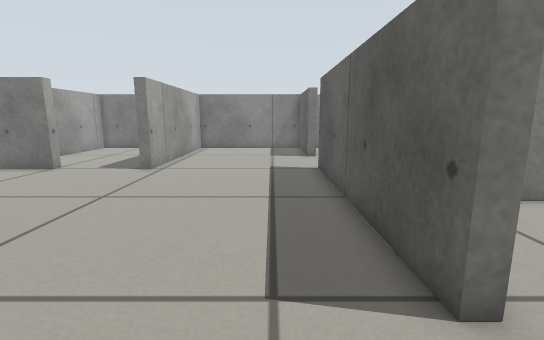
[1] (above)

18 first-person views from a walk through a world built for the Gazebo simulator. The camera is 0.46 m above the floor, tilts 10° down and sees 85° across. The floor is counted in squares, 0.2 m on a side. Each view is taken from the middle of a square. On the plan, view 1 faces up. The plan holds only what a view shows up to about 18 squares ahead; the rest is blank. Robots are left out. Simple patterns stand in for the simulator's built-in surfaces.

[2]
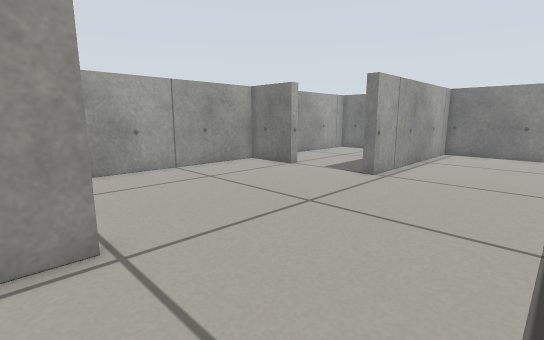

[3]
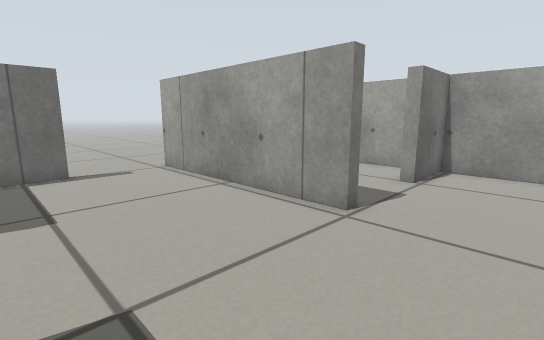

[4]
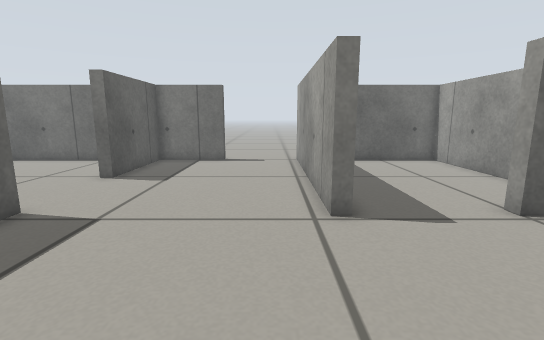

[5]
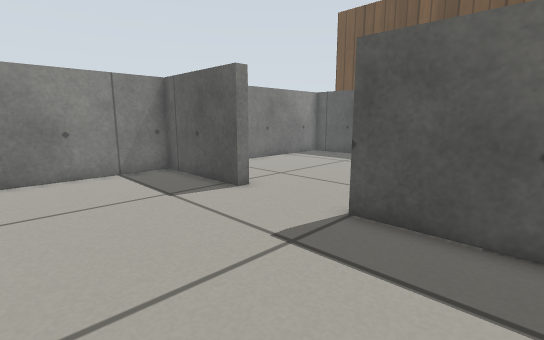

[6]
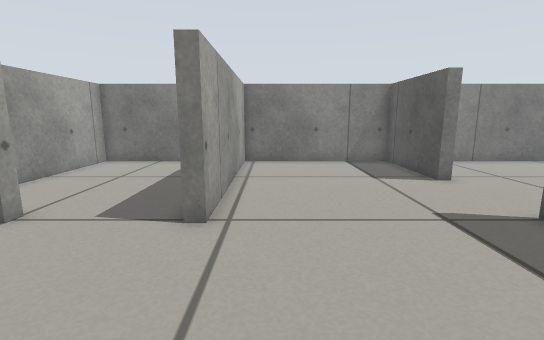

[7]
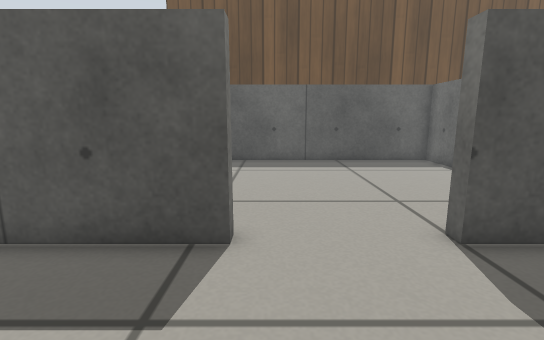

[8]
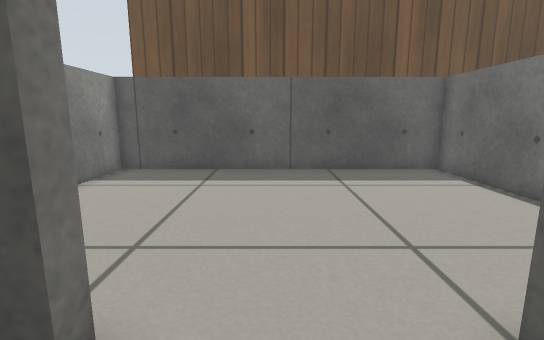

[9]
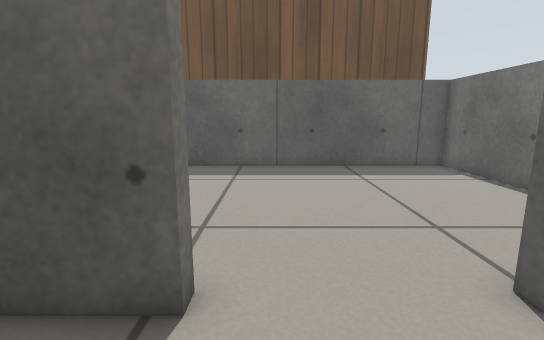

[10]
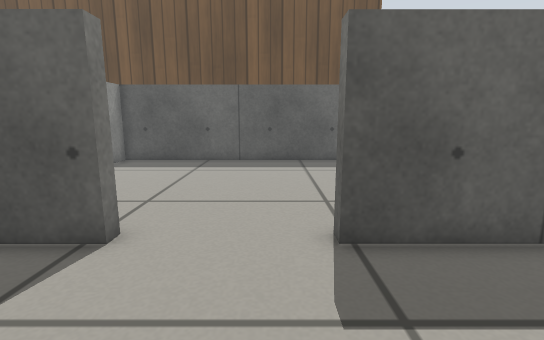

[11]
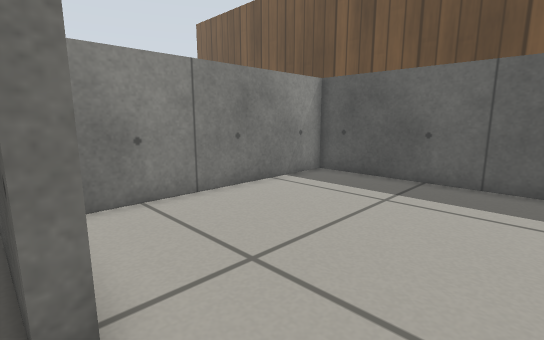

[12]
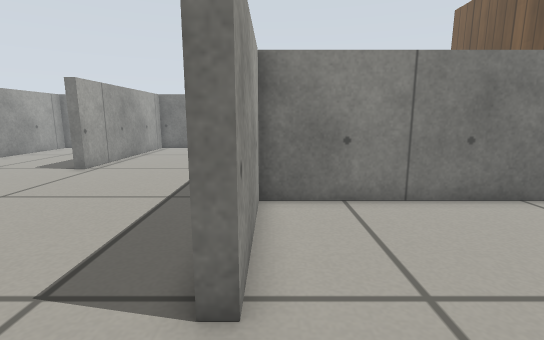

[13]
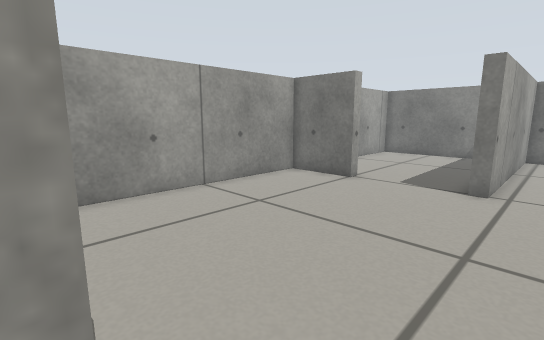

[14]
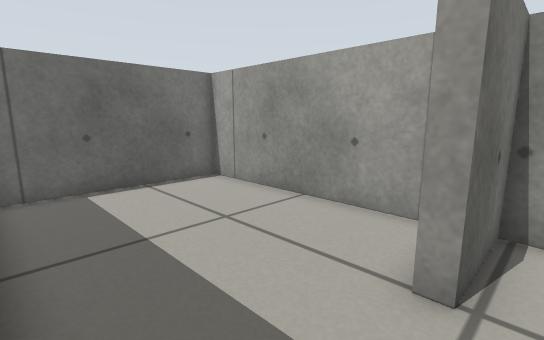

[15]
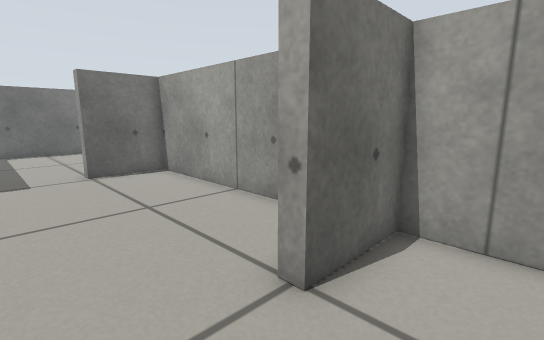

[16]
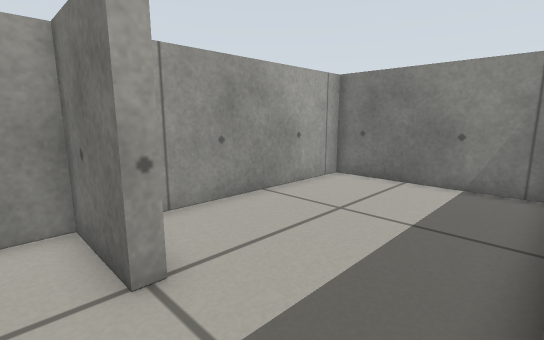

[17]
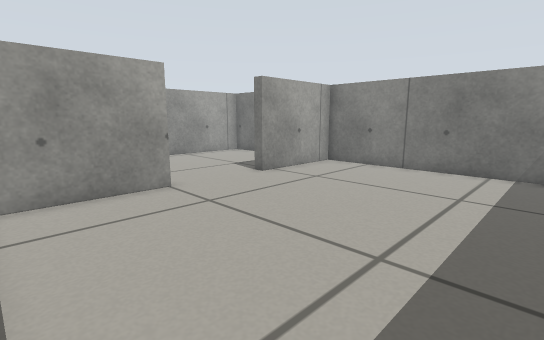

[18]
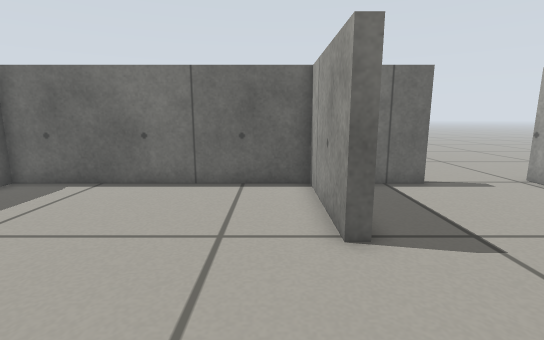

### Floor plan
Points are (right, up) in squares from view 1. A wall is a line through its corners. A room is listed if a view was taken in it or the views show most of it. See-through windows are left out.
Room 1 (views 1, 2, 3, 4, 5, 6, 7, 8, 9, 10, 11, 13, 14, 16)
walls: (-6, 3.3) (-5.4, 3.3) (-5.4, -5.6); (-9.9, 13.7) (-9.9, 13.2) (-12.9, 13.2) (-12.9, 3.3) (-9.9, 3.3) (-9.9, 2.7); (2.6, 3) (2.1, 3) (2.1, 13.5); (2.1, 17.8) (2.1, 22.8) (-5.4, 22.8) (-5.4, 13.2) (-6, 13.2); (-1.4, -6.2) (2.1, -6.2) (2.1, -1.2) (2.6, -1.2)
ways out: opening at (2, 1) to room 2; opening at (-8, 14) to room 3; opening at (2, 15.5) to room 4; opening at (-8, 3) to room 5; opening at (-3.5, -6.5)
Room 2 (views 12, 18)
walls: (2.6, -1.2) (2.6, -6.2) (13.1, -6.2) (13.1, 8) (2.6, 8) (2.6, 3)
ways out: opening at (2, 1) to room 1
Room 3 (view 15)
walls: (-6.3, 22.8) (-12.9, 22.8) (-12.9, 13.7) (-9.9, 13.7)
ways out: opening at (-8, 14) to room 1
Room 4 (view 17)
walls: (2.1, 13.5) (2.6, 13.5) (2.6, 9.2); (7.9, 8.5) (13.1, 8.5) (13.1, 22.8) (2.6, 22.8) (2.6, 17.8) (2.1, 17.8)
ways out: opening at (2, 15.5) to room 1
Room 5 (no view inside)
walls: (-12.9, 1.9) (-12.9, -6.2) (-6.3, -6.2)
ways out: opening at (-8, 3) to room 1

Where each view was taken, in squares from view 1:
view 1: 0 up, 0 right, facing up
view 2: 2 up, 0 right, facing up-left
view 3: 7 up, 1 right, facing down-left
view 4: 10 up, 4 left, facing down
view 5: 10 up, 4 left, facing up-right
view 6: 7 up, 4 left, facing up
view 7: 17 up, 3 left, facing right
view 8: 16 up, 0 right, facing right
view 9: 2 up, 1 left, facing right
view 10: 0 up, 3 left, facing right
view 11: 0 up, 2 right, facing up-right
view 12: 0 up, 3 right, facing up
view 13: 3 up, 4 left, facing up-left
view 14: 4 up, 6 left, facing down-left
view 15: 16 up, 7 left, facing down-left
view 16: 12 up, 6 left, facing up-left
view 17: 9 up, 12 right, facing up-left
view 18: 4 up, 4 right, facing down
